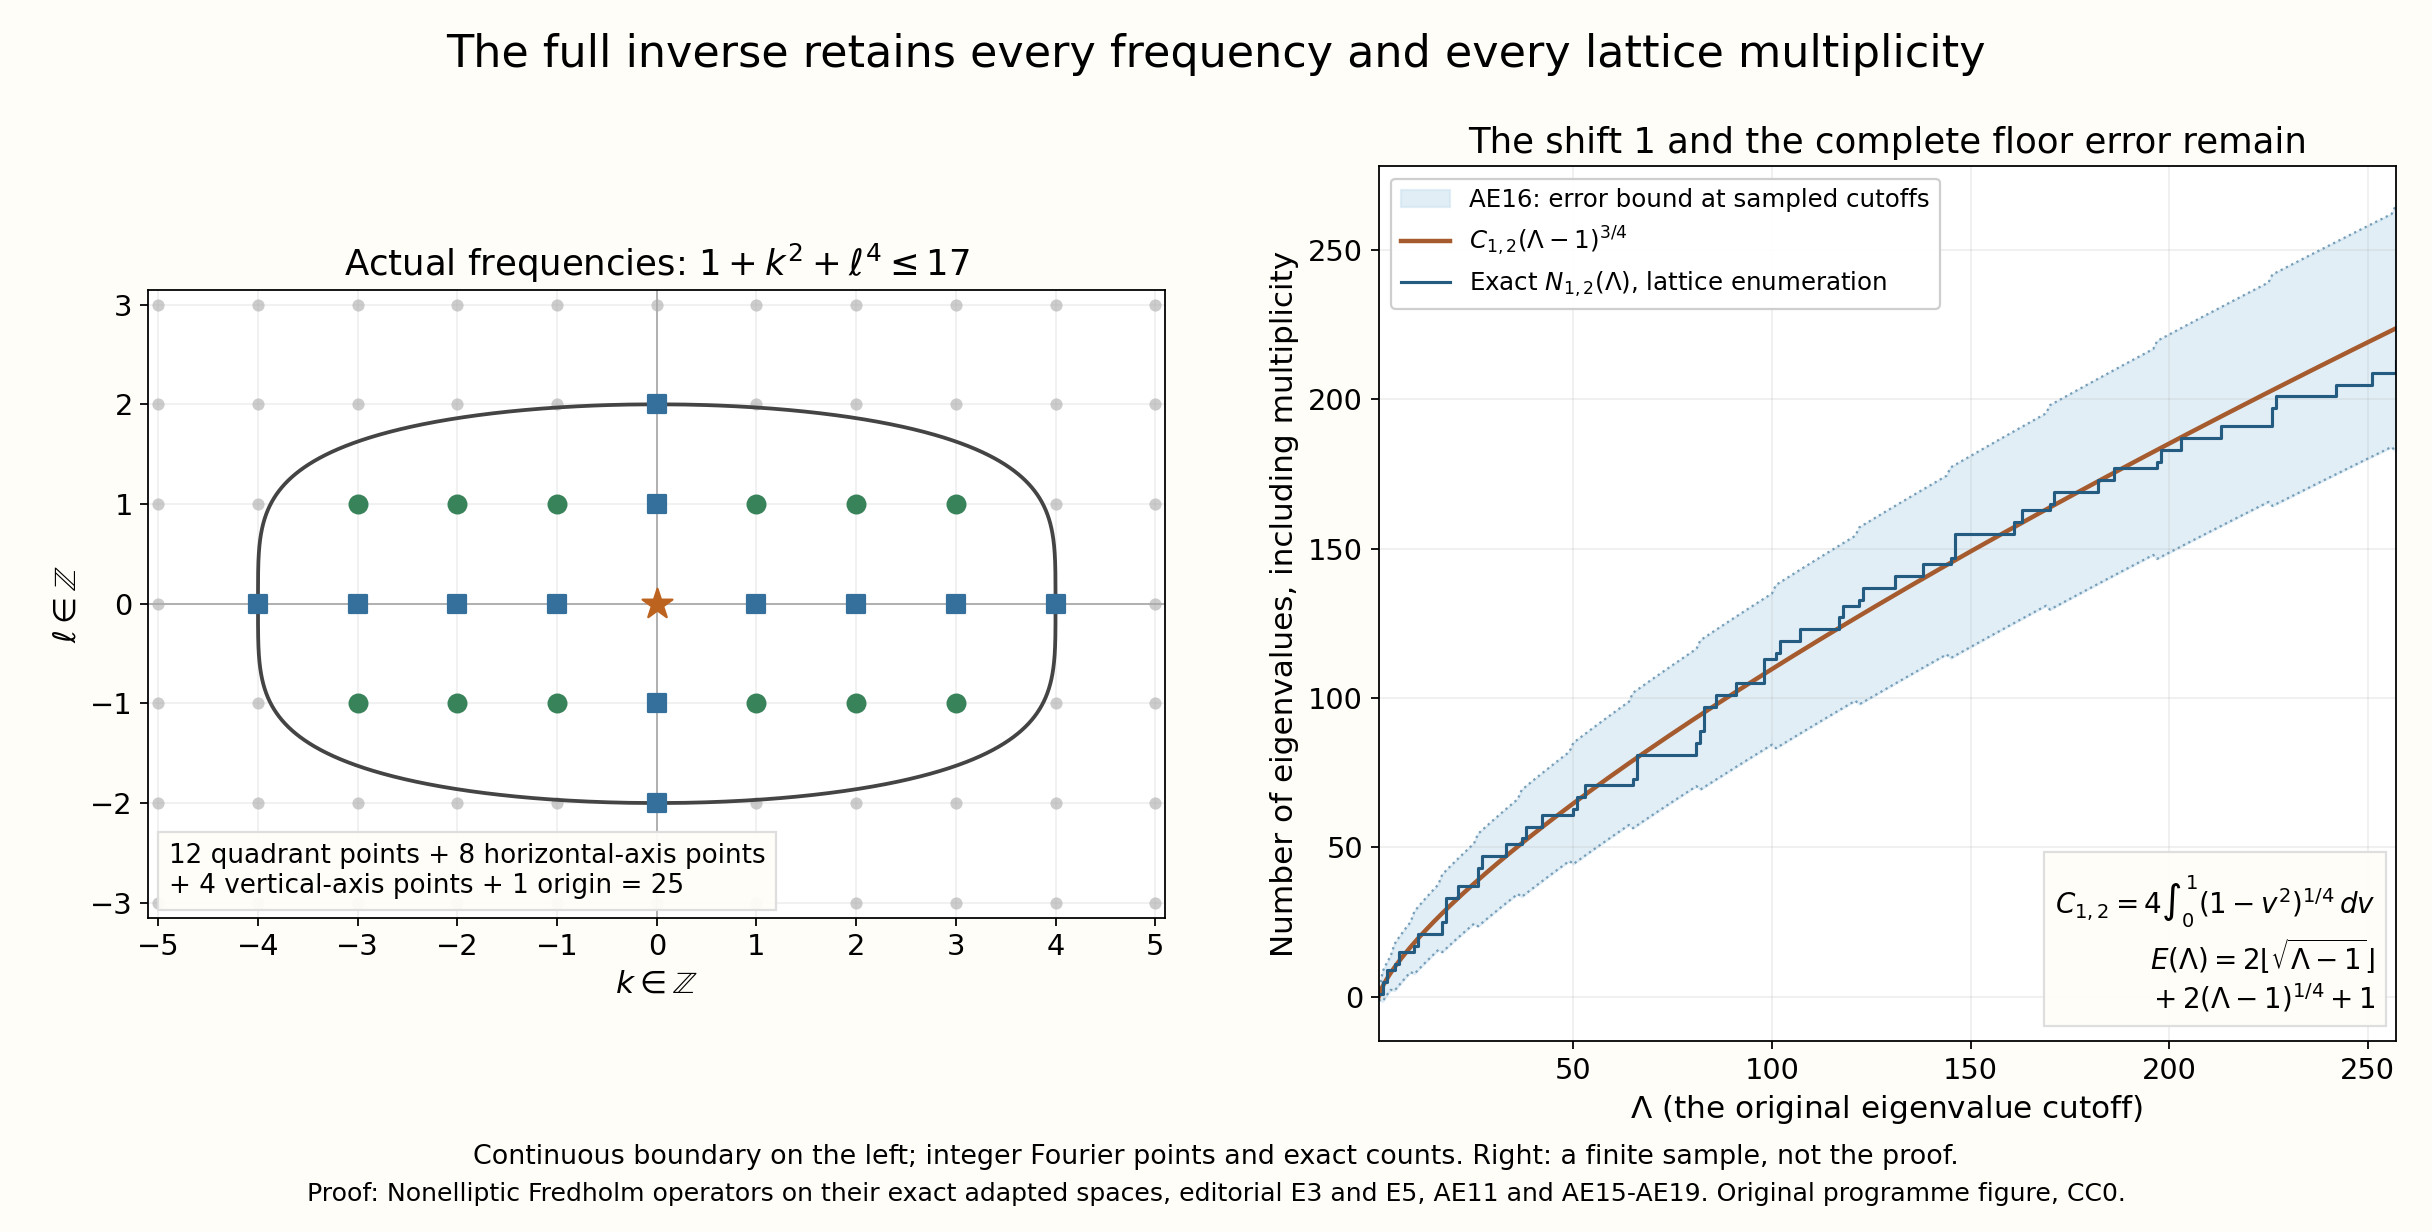

Write Python code to recreate this figure.
"""Original U043 frequency lattice and exact counting bound, AE15--AE16.

CC0. This is a two-dimensional frequency section and a finite numerical
sample of a proved counting inequality. The torus period remains 2*pi;
the actual Fourier indices are integers and p=1+k**2+ell**4 throughout.
Run with Python, matplotlib, numpy and mpmath; writes PNG and SVG beside
this source. No external mathematical source is used by this diagram.
"""
from pathlib import Path
from math import isqrt
import json
import numpy as np
import mpmath as mp
import matplotlib
matplotlib.use("Agg")
import matplotlib.pyplot as plt

OUT = Path(__file__).resolve().parent
mp.mp.dps = 45
constant = 4 * mp.quad(lambda v: (1-v**2)**mp.mpf('0.25'), [0, 1])


def count_original(lam):
    """Exact integer enumeration independent of the quadrant formula."""
    if lam < 1:
        return 0
    s = lam-1
    return sum(1 for k in range(-isqrt(s), isqrt(s)+1)
               for ell in range(-isqrt(isqrt(s)), isqrt(isqrt(s))+1)
               if 1+k*k+ell**4 <= lam)


def formula_count(lam):
    if lam < 1:
        return 0
    s = lam-1
    k = isqrt(s)
    u = isqrt(isqrt(s))
    return 4*sum(isqrt(isqrt(s-j*j)) for j in range(1, k+1))+2*k+2*u+1


plt.rcParams.update({"font.size": 13, "axes.titlesize": 16,
                     "axes.labelsize": 14, "mathtext.fontset": "dejavusans",
                     "text.usetex": False,
                     "svg.hashsalt": "AN03-U043-adapted-exact-spectrum-264"})
fig, (left, right) = plt.subplots(1, 2, figsize=(15.2, 7.7))
fig.patch.set_facecolor("#fffdf8")
fig.suptitle("The full inverse retains every frequency and every lattice multiplicity",
             fontsize=20, y=.973)

lam = 17
for k in range(-5, 6):
    for ell in range(-3, 4):
        value = 1+k*k+ell**4
        if value <= lam:
            if k == ell == 0:
                color, marker, size = "#bd6320", "*", 200
            elif k == 0 or ell == 0:
                color, marker, size = "#356f9b", "s", 64
            else:
                color, marker, size = "#39835a", "o", 64
            left.scatter(k, ell, c=color, marker=marker, s=size, zorder=4)
        else:
            left.scatter(k, ell, c="#cccccc", s=20, zorder=1)
ys = np.linspace(-2, 2, 1601)
xs = np.sqrt(np.maximum(0, 16-ys**4))
left.plot(xs, ys, color="#444444", lw=1.7)
left.plot(-xs, ys, color="#444444", lw=1.7)
left.axhline(0, color="#aaaaaa", lw=.8)
left.axvline(0, color="#aaaaaa", lw=.8)
left.set(xlim=(-5.1, 5.1), ylim=(-3.15, 3.15), xlabel=r"$k\in\mathbb{Z}$",
         ylabel=r"$\ell\in\mathbb{Z}$", title=r"Actual frequencies: $1+k^2+\ell^4\leq17$")
left.set_aspect("equal")
left.set_xticks(range(-5, 6))
left.set_yticks(range(-3, 4))
left.grid(alpha=.19)
left.text(.02, .03, "12 quadrant points + 8 horizontal-axis points\n"
          "+ 4 vertical-axis points + 1 origin = 25", transform=left.transAxes,
          fontsize=11.8, va="bottom", bbox={"facecolor":"#fffdf8", "alpha":.95,
                                         "edgecolor":"#dddddd", "pad":5})

lams = np.arange(1, 258)
s = lams-1
counts = np.array([count_original(int(v)) for v in lams])
assert all(count_original(int(v)) == formula_count(int(v)) for v in lams)
lead = float(constant)*s.astype(float)**.75
bound = np.array([2*isqrt(int(v))+2*float(mp.mpf(int(v))**mp.mpf('.25'))+1
                  for v in s])
assert np.all(np.abs(counts-lead) <= bound+1e-11)
right.fill_between(lams, lead-bound, lead+bound, color="#cee3f0", alpha=.6,
                   label="AE16: error bound at sampled cutoffs")
right.plot(lams, lead+bound, color="#769db7", lw=1, ls=":")
right.plot(lams, lead-bound, color="#769db7", lw=1, ls=":")
right.plot(lams, lead, color="#a65b2f", lw=2,
           label=r"$C_{1,2}(\Lambda-1)^{3/4}$")
right.step(lams, counts, where="post", color="#245b81", lw=1.4,
           label=r"Exact $N_{1,2}(\Lambda)$, lattice enumeration")
right.set(xlim=(1, 257), xlabel=r"$\Lambda$ (the original eigenvalue cutoff)",
          ylabel="Number of eigenvalues, including multiplicity",
          title="The shift 1 and the complete floor error remain")
right.grid(alpha=.2)
right.legend(loc="upper left", fontsize=11, framealpha=.96)
right.text(.98, .03,
           r"$C_{1,2}=4\int_0^1(1-v^2)^{1/4}\,dv$"+"\n"+
           r"$E(\Lambda)=2\lfloor\sqrt{\Lambda-1}\rfloor$"+"\n"+
           r"$\qquad+2(\Lambda-1)^{1/4}+1$",
           ha="right", va="bottom", transform=right.transAxes, fontsize=12.5,
           bbox={"facecolor":"#fffdf8", "alpha":.96, "edgecolor":"#dddddd", "pad":5})
fig.text(.5, .055,
         "Continuous boundary on the left; integer Fourier points and exact counts. "
         "Right: a finite sample, not the proof.", ha="center", fontsize=12.1)
fig.text(.5, .025,
         "Proof: Nonelliptic Fredholm operators on their exact adapted spaces, "
         "editorial E3 and E5, AE11 and AE15-AE19. Original programme figure, CC0.",
         ha="center", fontsize=11.3)
fig.subplots_adjust(top=.865, bottom=.155, left=.061, right=.985, wspace=.21)
fig.savefig(OUT/'adapted-exact-spectrum-264.png', dpi=160, facecolor=fig.get_facecolor())
fig.savefig(OUT/'adapted-exact-spectrum-264.svg', facecolor=fig.get_facecolor(),
            metadata={"Date":None,"Creator":"Original AN03-U043 programme diagram, CC0"})
plt.close(fig)
print(json.dumps({"r":1,"m":2,"cutoff":17,"exact_count":count_original(17),
                  "counting_constant_integral":str(constant),
                  "sample_cutoffs":[1,257],"sample_size":257,
                  "all_exact_counts_match_quadrant_formula":True,
                  "all_sampled_counts_inside_proved_full_error":True}))
